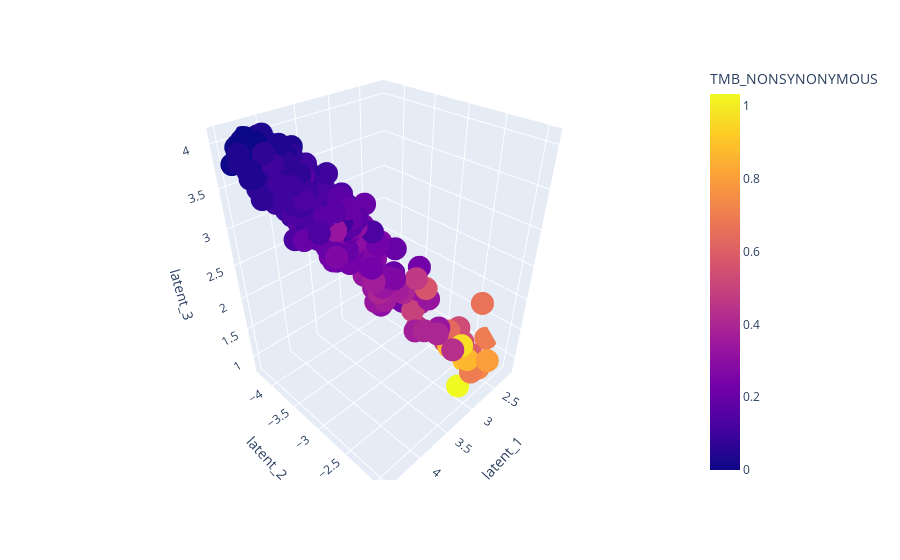

This figure's notebook cell:
### Code cell
fig = px.scatter_3d(val_vis_data, x='latent_1', y='latent_2', z='latent_3', color='TMB_NONSYNONYMOUS')
fig.show()

### Figure 1 — Plotly figure (JSON) as saved in the notebook; plotly's stock layout.template omitted (floating-point values rounded to 4 significant figures; data arrays with more than 128 entries replaced by an {"elided": "..."} marker saying what was removed)
{"data": [{"hovertemplate": "latent_1=%{x}<br>latent_2=%{y}<br>latent_3=%{z}<br>TMB_NONSYNONYMOUS=%{marker.color}<extra></extra>", "legendgroup": "", "marker": {"color": {"elided": "576 float values"}, "coloraxis": "coloraxis", "symbol": "circle"}, "mode": "markers", "name": "", "scene": "scene", "showlegend": false, "type": "scatter3d", "x": {"elided": "576 float values"}, "y": {"elided": "576 float values"}, "z": {"elided": "576 float values"}}], "layout": {"coloraxis": {"colorbar": {"title": {"text": "TMB_NONSYNONYMOUS"}}, "colorscale": [[0, "#0d0887"], [0.1111, "#46039f"], [0.2222, "#7201a8"], [0.3333, "#9c179e"], [0.4444, "#bd3786"], [0.5556, "#d8576b"], [0.6667, "#ed7953"], [0.7778, "#fb9f3a"], [0.8889, "#fdca26"], [1, "#f0f921"]]}, "legend": {"tracegroupgap": 0}, "margin": {"t": 60}, "scene": {"domain": {"x": [0, 1], "y": [0, 1]}, "xaxis": {"title": {"text": "latent_1"}}, "yaxis": {"title": {"text": "latent_2"}}, "zaxis": {"title": {"text": "latent_3"}}}}}
